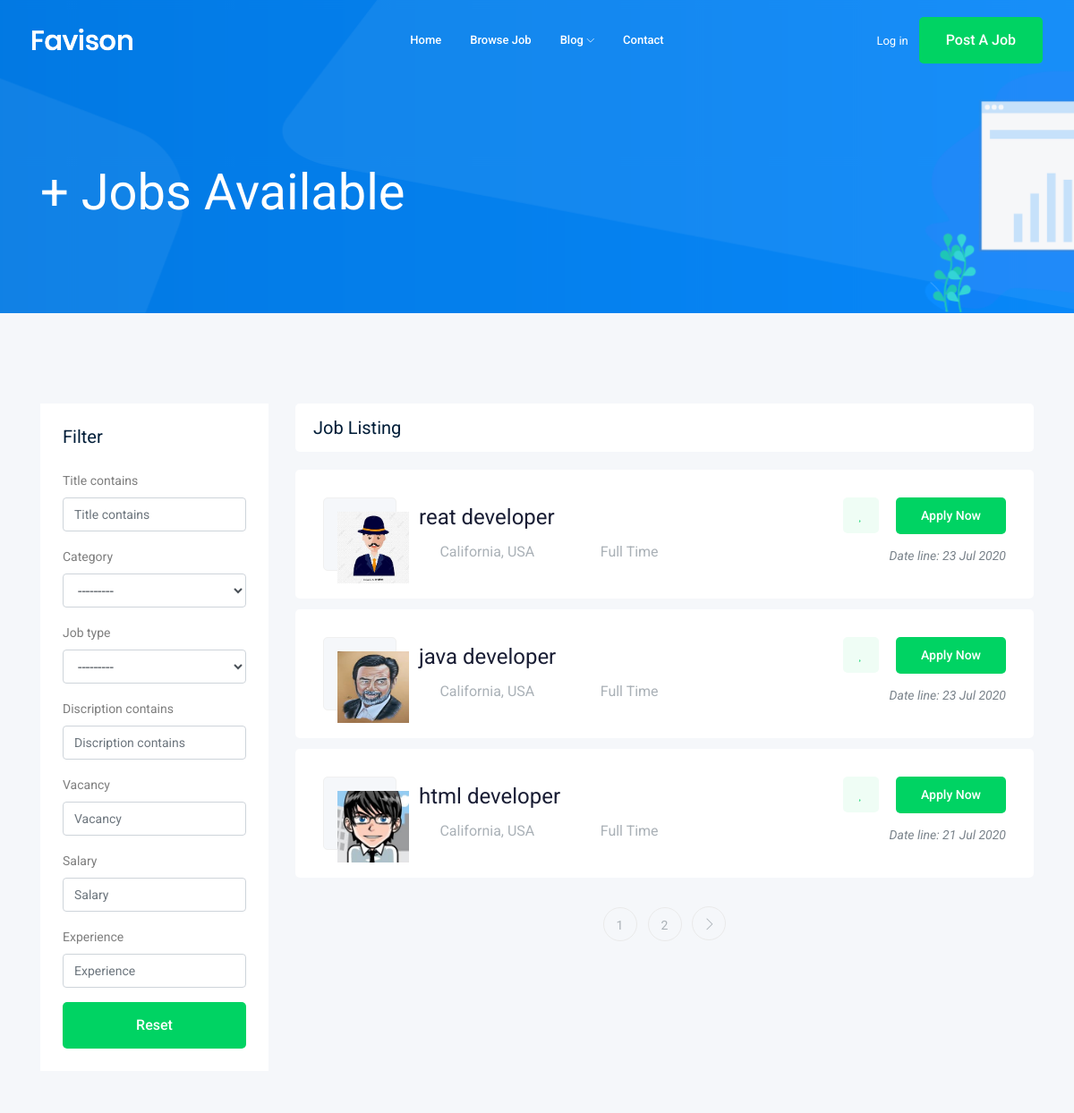
The app's page /jobs/ (upper part), older data.
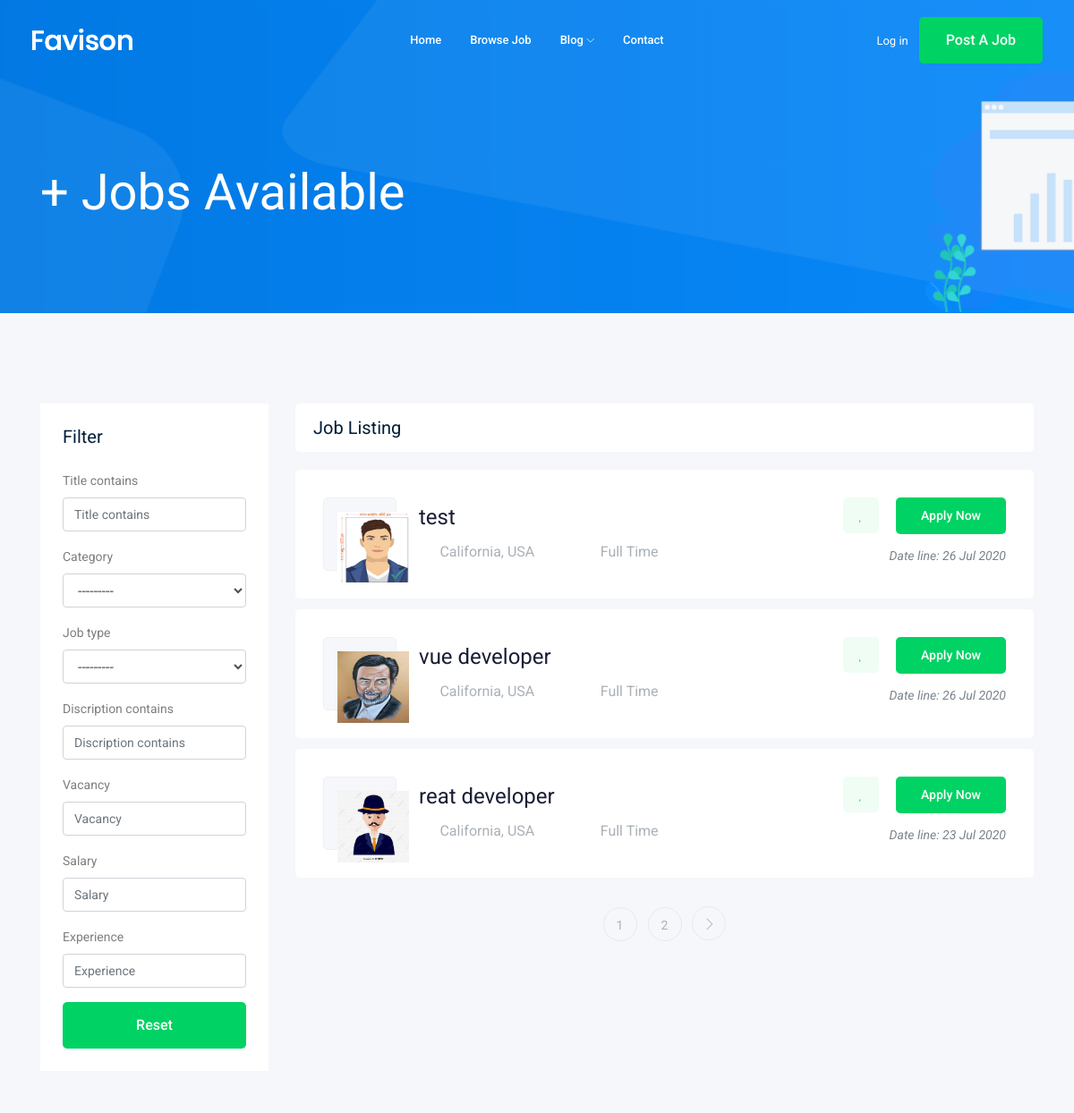
The same page, newer data.
### job/models.py (models this page shows, shortened)
class Job(models.Model):
    title            = models.CharField(max_length = 100)
    job_owner        = models.ForeignKey(User , related_name = 'job_owner',on_delete = models.CASCADE)
    slug             = models.SlugField(null= True , blank = True)
    category         = models.ForeignKey('Category', on_delete=models.CASCADE)
    job_type         = models.CharField(max_length=15 , choices  = Job_Time_choices)
    discription      = models.TextField(max_length=1000 )
    publish          = models.DateTimeField(default  = timezone.now)
    updated          = models.DateTimeField(auto_now_add=True)
    vacancy          = models.IntegerField(default = 1)
    salary           = models.IntegerField(default = 0)
    experience       = models.IntegerField(default = 1 )
    image            = models.ImageField( upload_to=image_upload)
    class Meta:
        ordering = ('-publish',)
    def get_absolute_url(self):
        return reverse("jobs:job_detail", args=[self.slug])

### job/views.py (the view)
def job_list(request):
    job_list =Job.objects.all()
    myfilter = JobFilter(request.GET,queryset = job_list)
    job_list = myfilter.qs
    paginator     = Paginator(job_list , 3)
    page_number   = request.GET.get('page')
    page_obj      = paginator.get_page(page_number)
    context = {
        'jobs':page_obj ,
        'myfilter':myfilter,
    }
    return render(request, 'job/jobs.html', context)

### job/models.py (called while the page is built)
    def __str__(self):
        return self.name

### job/templates/job/jobs.html
{% extends 'base.html' %}
{% load bootstrap4 %}
     {% block content %}
    <div class="bradcam_area bradcam_bg_1">
        <div class="container">
            <div class="row">
                <div class="col-xl-12">
                    <div class="bradcam_text">
                        <h3>{{jobs.count}}+ Jobs Available</h3>
                    </div>
                </div>
            </div>
        </div>
    </div>
    <div class="job_listing_area plus_padding">
        <div class="container">
            <div class="row">
                <div class="col-lg-3">
                    <div class="job_filter white-bg">
                        <div class="form_inner white-bg">
                            <h3>Filter</h3>
                            <form method ='get'>
                                {% bootstrap_form myfilter.form %}
                                  <div class="reset_btn">
                                      <button class="boxed-btn3 w-100" type="submit">Reset</button>
                                  </div>
                            </form>
                        </div>
                    </div>
                </div>
                <div class="col-lg-9">
                    <div class="recent_joblist_wrap">
                        <div class="recent_joblist white-bg ">
                            <div class="row align-items-center">
                                <div class="col-md-6">
                                    <h4>Job Listing</h4>
                                </div>
                            </div>
                        </div>
                    </div>
                    <div class="job_lists m-0">
                        <div class="row">
                            {% for job in jobs   %}
                            <div class="col-lg-12 col-md-12">
                                <div class="single_jobs white-bg d-flex justify-content-between">
                                    <div class="jobs_left d-flex align-items-center">
                                        <div class="thumb">
                                            <img src=" {{job.image.url}} " height="80" width="80">
                                        </div>
                                        <div class="jobs_conetent">
                                            <a href="{{job.get_absolute_url}}"><h4>{{job.title}}</h4></a>
                                            <div class="links_locat d-flex align-items-center">
                                                <div class="location">
                                                    <p> <i class="fa fa-map-marker"></i> California, USA</p>
                                                </div>
                                                <div class="location">
                                                    <p> <i class="fa fa-clock-o"></i> {{job.job_type}}</p>
                                                </div>
                                            </div>
                                        </div>
                                    </div>
                                    <div class="jobs_right">
                                        <div class="apply_now">
                                            <a class="heart_mark" href="#"> <i class="fa fa-heart"></i> </a>
                                            <a href="{{job.get_absolute_url}}" class="boxed-btn3">Apply Now</a>
                                        </div>
                                        <div class="date">
                                            <p>Date line: {{job.publish|date:'d M Y '}}</p>
                                        </div>
                                    </div>
                                </div>
                            </div>
                            {% endfor %}
                        </div>
                        {% if jobs.has_other_pages %}
                       {% include "pagination.html" with page=jobs%}
                       {% endif %}
                    </div>
                </div>
            </div>
        </div>
    </div>
    {% endblock content %}

Row changes from the older to the newer data that the page shows:
no longer on this page (row unchanged): Job: image (placeholder picture), title "java developer", job_type "Full Time", publish "23 Jul 2020"
no longer on this page (row unchanged): Job: image (picture), title "html developer", job_type "Full Time", publish "21 Jul 2020"
added Job: image (picture), title "test", job_type "Full Time", publish "26 Jul 2020"
added Job: image (picture), title "vue developer", job_type "Full Time", publish "26 Jul 2020"
